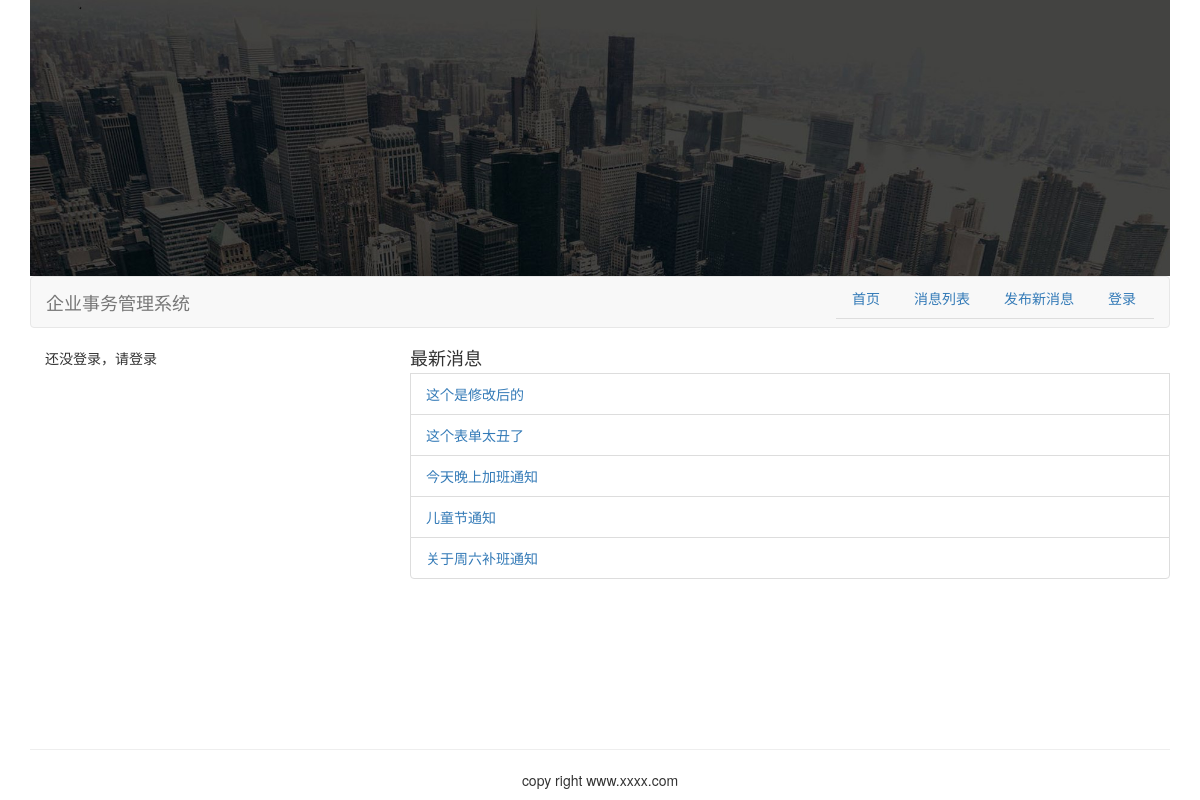
The page /dailySystem/ on the database as committed earlier.
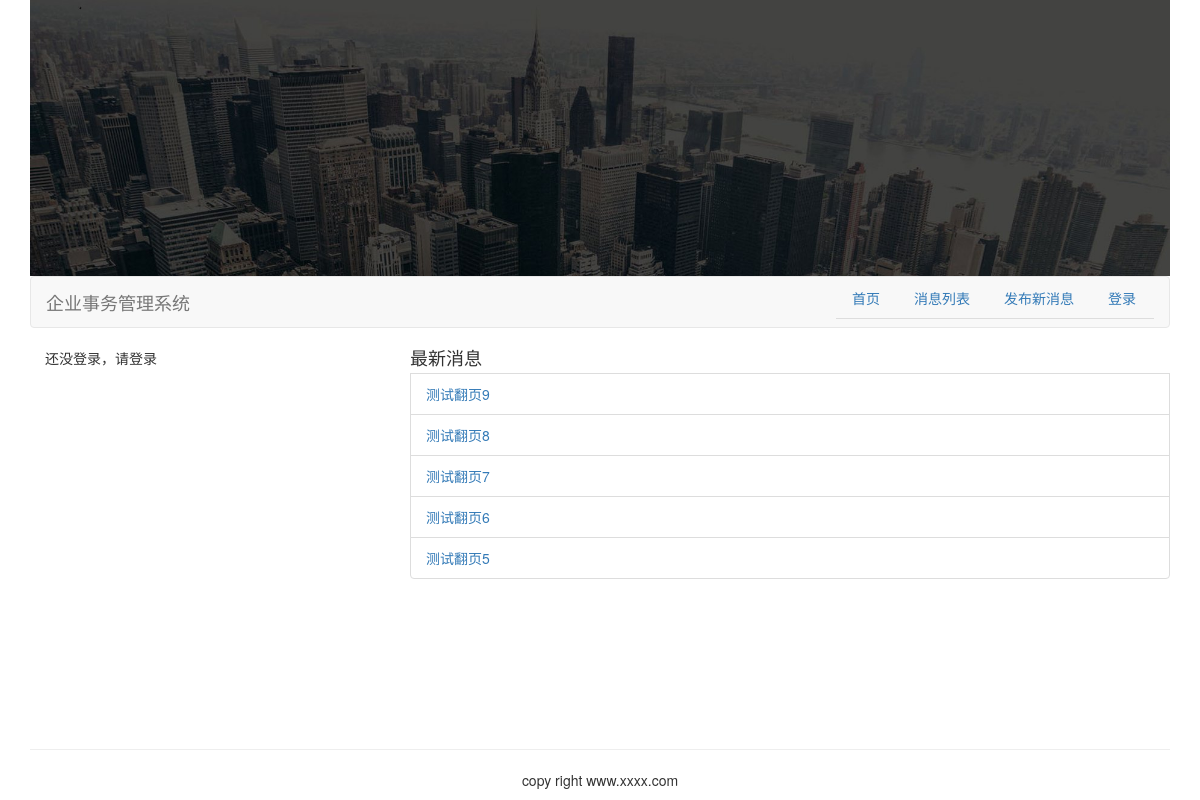
The same page on the database as committed later.
### dailySystem/models.py (models this page shows, shortened)
class Message(models.Model):
    messageTitle = models.CharField(max_length=256)
    messageContent = RichTextField(config_name='default')
    employee = models.ForeignKey(Employee)
    publishTime = models.DateTimeField(auto_now_add=True)
    class Meta:
        ordering = ("-publishTime",)
    def get_absolute_url(self):
        return "/dailySystem/message/%i/" % self.id

### dailySystem/views.py (the view)
def index(request):
    messages = Message.objects.all()[:5]
    return render(request, 'index.html', {'messages': messages})

### templates/index.html (shortened to what this page needs)
{%extends "base.html"%}
{%load static %}
{% block content %}
    <div class="col-md-4">
        {% if user.is_authenticated %}
            <div class="list-group">
                <h4 class="list-group-item-heading pull-center">员工信息</h4>
                <li class="list-group-item">员工编号：{{user.id}}</li>
                <li class="list-group-item">员工姓名：{{user.username}}</li>
                <li class="list-group-item">员工性别：{{user.employee.employeeSex}}</li>
                <li class="list-group-item">出生年月：{{user.employee.employeeBirth | date:"Y-m-d"}}</li>
                <li class="list-group-item">办公室电话：{{user.employee.employeePhone}}</li>
                <li class="list-group-item">住址：{{user.employee.employeePlace}}</li>
                <li class="list-group-item">管理层领导：{{user.employee.isLead}}</li>
            </div>
        {% else %}
            <p>还没登录，请登录</p>
        {% endif %}
    </div>
    <div class="col-md-8">
        <div class="row">
            <ul class="list-group">
                <h4 class="list-group-item-heading">最新消息</h4>
                {% for message in messages %}
                    <li class="list-group-item"> <a href="{{ message.get_absolute_url }}">{{message.messageTitle}}</a></li>
                {% endfor %}
            </ul>
        </div>
    </div>
{% endblock %}

Rows that differ between the two databases and show on the page:
no longer on this page (row edited): Message: messageTitle "这个是修改后的"
no longer on this page (row unchanged): Message: messageTitle "这个表单太丑了"
no longer on this page (row unchanged): Message: messageTitle "今天晚上加班通知"
no longer on this page (row unchanged): Message: messageTitle "儿童节通知"
no longer on this page (row unchanged): Message: messageTitle "关于周六补班通知"
added Message: messageTitle "测试翻页9"
added Message: messageTitle "测试翻页8"
added Message: messageTitle "测试翻页7"
added Message: messageTitle "测试翻页6"
added Message: messageTitle "测试翻页5"
